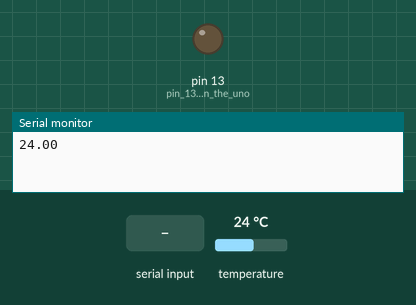
Recording of a sketch running on a simulated Arduino Uno, built with avr-gcc and run on an emulated ATmega328P. On the bench: output pins drawn as LEDs (lit = HIGH), the last lines printed to the serial monitor. The test bench sets the inputs (shaded band); at power-on: temperature 24 °C.

Above: at 1.8 s.
1.9 s: "1" received over Serial
At 7.7 s:
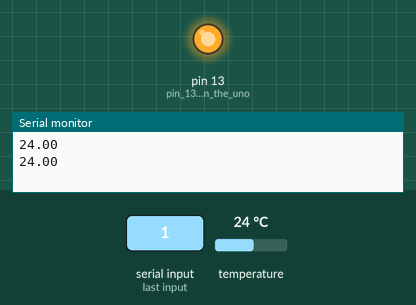
8.0 s: "0" received over Serial
At 12.7 s:
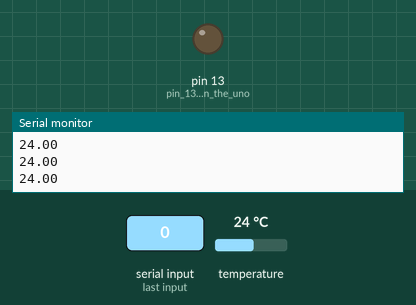
Timing chart, 0 to 14.2 s (numbered marks = the images above; inputs shaded):
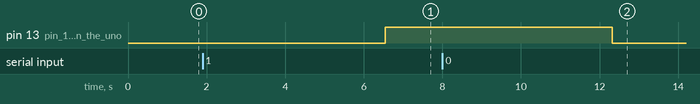

Measured:
- after the input at 1.9 s, pin 13 (pin_13_on_the_uno): LOW → HIGH after 4.6 s
- after the input at 8.0 s, pin 13 (pin_13_on_the_uno): HIGH → LOW after 4.3 s

The sketch:

arduino_code.ino
```cpp
/********************************************************************/
// First we include the libraries
// tutorial with links at https://create.arduino.cc/projecthub/TheGadgetBoy/ds18b20-digital-temperature-sensor-and-arduino-9cc806
#include <OneWire.h>
#include <DallasTemperature.h>
/********************************************************************/
// Data wire is plugged into pin 2 on the Arduino
#define ONE_WIRE_BUS 2
/********************************************************************/
// Setup a oneWire instance to communicate with any OneWire devices
// (not just Maxim/Dallas temperature ICs)
OneWire oneWire(ONE_WIRE_BUS);
/********************************************************************/
// Pass our oneWire reference to Dallas Temperature.
DallasTemperature sensors(&oneWire);
/********************************************************************/
void setup(void)
{
 // start serial port
 Serial.begin(9600);
 //Serial.println("Dallas Temperature IC Control Library Demo");
 // Start up the library
 pinMode(LED_BUILTIN, OUTPUT);  //pin 13 on the uno. used for the relay
}
void loop(void)
{
 // call sensors.requestTemperatures() to issue a global temperature
 // request to all devices on the bus
/********************************************************************/
 sensors.requestTemperatures(); // Send the command to get temperature readings
/********************************************************************/
 Serial.println(sensors.getTempCByIndex(0)); // Why "byIndex"?
   // You can have more than one DS18B20 on the same bus.
   // 0 refers to the first IC on the wire

 if(Serial.available() > 0)
 {
    sensors.begin();
    char incoming = Serial.read();   //may need to be chnaged to char
    switch(incoming)
    {
      case '0':
        digitalWrite(LED_BUILTIN, LOW);   //again, the relay
        break;
      case '1':
        digitalWrite(LED_BUILTIN, HIGH);
      }
  }

   delay(5000);
}
```
